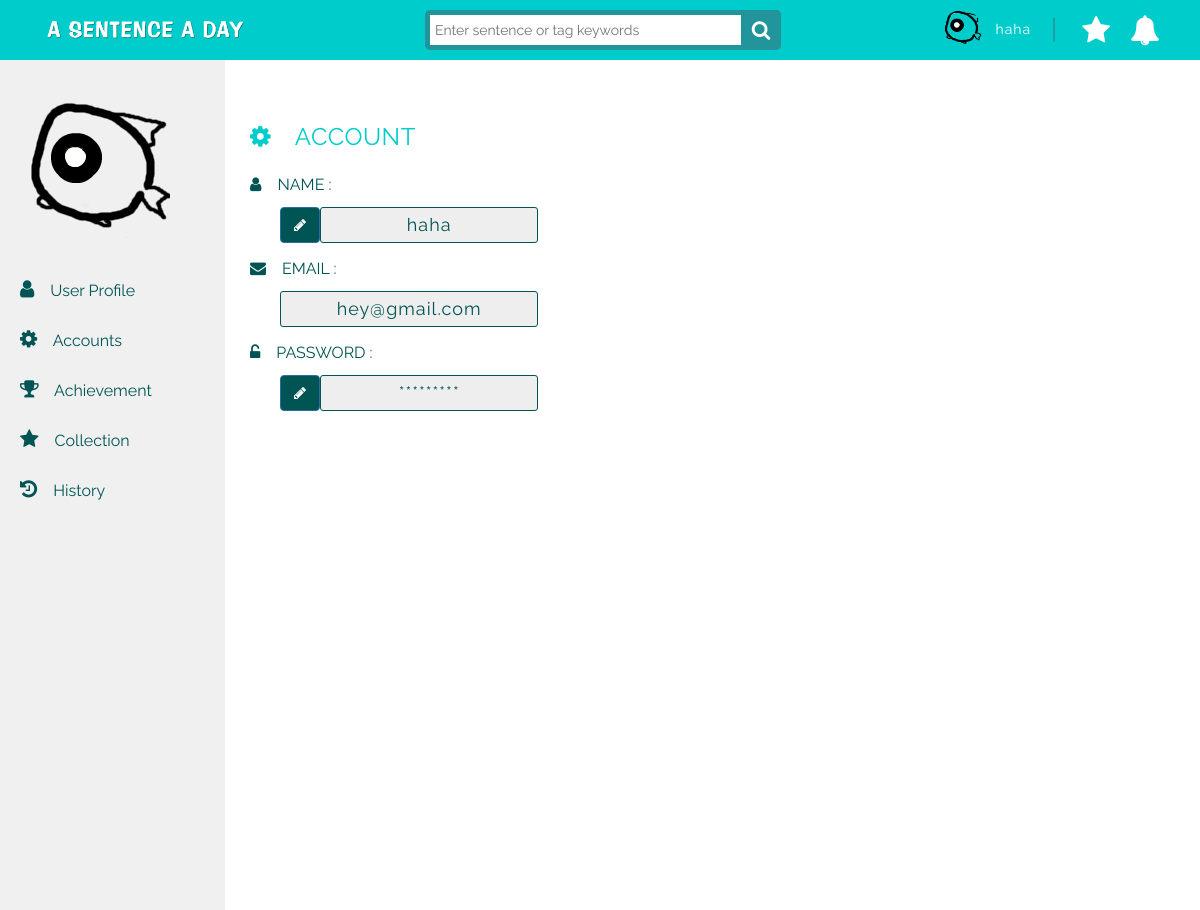
The app's page /user/account/ (signed in), older data.
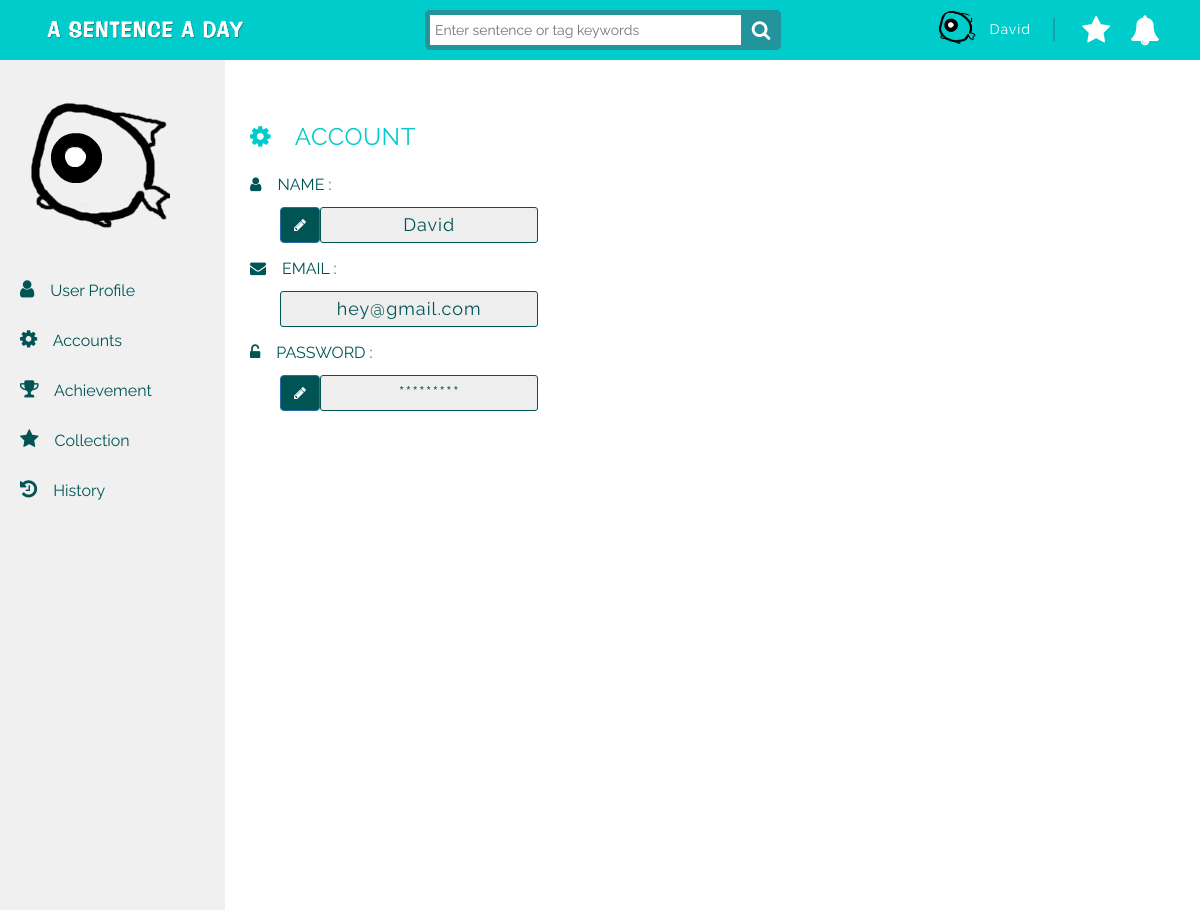
The same page, newer data.
### sentence/models.py (models this page shows)
class User(models.Model):
	UID = models.AutoField(primary_key=True)
	UserName = models.CharField(max_length=50, null=False)
	Email = models.EmailField(max_length=254,unique = True)
	Password = models.CharField(max_length=50, null=False)
	SocialID = models.BigIntegerField(null=True,unique = True)
 	UserIcon = models.ImageField(upload_to='UserIcon_folder',default='/static/images/fish.png')
	NativeLanguage = models.CharField(max_length=50, null=False)

### sentence/views.py (the view)
# urls.py: url(r'^user/account/', views.user_account),
def user_account(request):
    if request.session.get('UID'):
        usermodel = User.objects.get(UID=request.session.get('UID'))
        context = {'username': usermodel,'extend_index': 'sentence/background.html'}
        return render(request, "sentence/user_account.html",context)
    else:
        context = {'extend_index': 'sentence/background.html'}
        return render(request, "sentence/user_account.html",context)

### sentence/templates/sentence/user_account.html (shortened to what this page needs)
{% extends 'sentence/userSidebar.html' %}
{% load staticfiles %}
{% block pagecontent1 %}
<div class="container-fluid">
    <div class="row">
        <div class="col-lg-4">
            <div class="profiletitle account"><i class="fa fa-cog"></i>&emsp;ACCOUNT</div>
            <form role="form" class="profilecontent account">
                <div class="title account"><i class="fa fa-user"></i>&emsp;NAME : </div>
                <div class="modify profile">
                    <a data-toggle="modal" data-target="#nameDialog" data-ref="dialog" data-role="button" class="btn btn-primary" id="pwd"><i class="fa fa-fw fa-pencil"></i></a>
                </div>
                <div class="form-group input-group account">
                    <span class="input-group-addon">
                        {{username.UserName}}
                    </span>
                </div>
                <div class="title account"><i class="fa fa-envelope"></i>&emsp;EMAIL : </div>
                <div class="form-group input-group account">
                    <span class="input-group-addon">{{username.Email}}</span>
                </div>
                <div class="title account"><i class="fa fa-unlock-alt"></i>&emsp;PASSWORD : </div>
                <div class="modify profile">
                    <a data-toggle="modal" data-target="#nameDialog" data-ref="dialog" data-role="button" class="btn btn-primary" id="pwd"><i class="fa fa-fw fa-pencil"></i></a>
                </div>
                <div class="form-group input-group account">
                    <span class="input-group-addon">
                        *********
                    </span>
                </div>
            </form>
        </div>
    </div>
</div>
{% endblock pagecontent1 %}

### sentence/templates/sentence/userSidebar.html
{% extends extend_index %}
{% load staticfiles %}
{% block content1 %}
<div id="wrapper">
    <ul class="nav navbar-nav side-nav sidebar">
        <div class="sidebar-menu">
            <div class="sidebar-icon"><img src="{{username.UserIcon}}"></div>
            <a href="/user/profile"><p><i class="fa fa-user"></i>&emsp;User Profile</p></a>
            <a href="/user/account"><p><i class="fa fa-cog"></i>&emsp;Accounts</p></a>
            <a href="/user/achievement"><p><i class="fa fa-trophy"></i>&emsp;Achievement</p></a>
            <a href="/user/collection"><p><i class="fa fa-star"></i>&emsp;Collection</p></a>
            <a href="/user/history"><p><i class="fa fa-history"></i>&emsp;History</p></a>
        </div>
    </ul>
    <div id="page-wrapper">
    	{% block pagecontent1 %} {% endblock pagecontent1 %}
    </div>
</div>
{% endblock content1 %}

### sentence/templates/sentence/background.html (shortened to what the changed rows need)
{% load staticfiles %}
<!DOCTYPE html>
<html>
<head>
    <link rel="stylesheet" href="https://cdnjs.cloudflare.com/ajax/libs/normalize/5.0.0/normalize.min.css">
    <link rel="stylesheet" href="https://netdna.bootstrapcdn.com/bootstrap/3.3.7/css/bootstrap.min.css">
    <link rel="stylesheet" href="{% static 'icons-fonts/glyphicon-style.css' %}">
    <link href="https://file.myfontastic.com/aR4fpYP5juQuaFcCLbzkFZ/icons.css" rel="stylesheet">
    <link rel="stylesheet" href="https://maxcdn.bootstrapcdn.com/font-awesome/4.7.0/css/font-awesome.min.css">
    <link rel="stylesheet" href="{% static 'css/styles.css' %}">
    <link rel="stylesheet" href="{% static 'css/navbar.css' %}">
    <link rel="stylesheet" href="{% static 'css/textfield.css' %}">
    <link rel="stylesheet" href="{% static 'css/postcard.css' %}">
    <link rel="stylesheet" href="{% static 'css/sentence.css' %}">
    <link rel="stylesheet" href="{% static 'css/userMap.css' %}">
    <link rel="stylesheet" href="{% static 'css/userprofile.css' %}">
    <link href="{% static 'css/jqvmap.css' %}" media="screen" rel="stylesheet" type="text/css">
    <link rel="stylesheet" href="{% static 'css/sb-admin.css' %}">
    <link rel="stylesheet" href="{% static 'css/morris.css' %}">
    <link rel="stylesheet" href="https://code.jquery.com/ui/1.8.10/themes/smoothness/jquery-ui.css" type="text/css">
</head>
<body>
    <div class="header">
        <nav class="navbar-fixed-top" role="navigation">
            <div class="navbar header-1">
                <div class="container">
                    <div class="col-md-3 col-sm-6 col-xs-6 header-mobile-sm">
                        {% if not username %}
                        <div class="header-sm">
                            <span class="before-login">
                                <button type="button" class="btn1 btn-default navbar-btn" id="login-btn" data-toggle="modal">Log In</button>
                            </span>
                            <span class="before-login">
                                <button type="button" class="btn1 btn-default navbar-btn" id="signup-btn" data-toggle="modal">Sign Up</button>
                            </span>
                        </div>
                            <div class="modal fade" id="login-modal" role="dialog">
                                <div class="modal-dialog">
                                    <div id="login-box">
                                        <div class="top" style="padding: 15px;">
                                            <button type="button" class="close" data-dismiss="modal" style="outline: 0;"><i class="fa fa-times"></i></button>
                                        </div>
                                        <div class="left">
                                            <h1>Welcome back!</h1>
                                            <form method = "POST" action = "/login/">
                                              {% csrf_token %}
                                              {{ form.as_p }}
                                                <input type="text" name="email" placeholder="E-mail" required>
                                                <input type="password" name="password" placeholder="Password" required>
                                                <input type="submit" class="loginButton" name="login_submit" value="Log in">
                                            </form>
                                        </div>
                                        <div class="login-right">
                                            <button  class="social-signin facebook facebook-login-btn">Log in with facebook</button>
                                            <button class="social-signin google" id="customBtn-login">Log in with Google</button>
                                        </div>
                                        <div class="login-or">OR</div>
                                        <div class="mobile-login-right">
                                            <span><a href="" class="sm sm-anim1 sm-facebook icon-ao-facebook" target="_blank"></a></span>
                                            <span><a href="" class="sm sm-anim1 sm-googleplus icon-ao-google" target="_blank"></a></span>
                                        </div>
                                    </div>
                                </div>
                            </div>
                            <div class="modal fade" id="signup-modal" role="dialog">
                                <div class="modal-dialog">
                                    <div id="signup-box">
                                        <div class="top" style="padding: 15px;">
                                            <button type="button" class="close" data-dismiss="modal" style="outline: 0;"><i class="fa fa-times"></i></button>
                                        </div>
                                        <div class="left">
                                            <h1>Create an account</h1>
                                            <form name="signupform" method="POST" action="/login/">
                                                {% csrf_token %}
                                                {{ form.as_p }}
                                                <input type="text" name="name" placeholder="Username" required>
                                                <input type="text" name="email" placeholder="E-mail" required>
                                                <input type="password" name="password" placeholder="Password" required>
                                                <input type="password" name="password" placeholder="Retype password" required>
                                                <!-- <div>
                                                    <label class="label language">Choose your native language</label>
                                                    <select class="form-control language" name="language">
                                                        <option>Chinese</option>
                                                        <option>Japanese</option>
                                                        <option>Korean</option>
                                                        <option>Hindi</option>
                                                        <option>Thai</option>
                                                        <option>English</option>
                                                        <option>French</option>
                                                        <option>Spanish</option>
                                                        <option>Portuguese</option>
                                                        <option>German</option>
                                                        <option>Italian</option>
                                                        <option>Swedish</option>
                                                        <option>Russian</option>
                                                    </select>
                                                </div> -->
                                                <input type="submit" class="signupBtn" name="signup_submit" value="Sign me up" />
                                            </form>
                                        </div>
                                        <div class="signup-right">
                                            <button class="signupBtn social-signin facebook facebook-login-btn">Sign up with facebook</button>
                                            <button class="signupBtn social-signin google" id="customBtn-signup">Sign up with Google</button>
                                        </div>
                                        <div class="signup-or">OR</div>
                                        <div class="mobile-signup-right">
                                            <span><a href="" class="sm sm-anim1 sm-facebook icon-ao-facebook" target="_blank"></a></span>
                                            <span><a href="" class="sm sm-anim1 sm-googleplus icon-ao-google" target="_blank"></a></span>
                                        </div>
                                    </div>
                                </div>
                            </div>
                                    <div class="modal fade" id="asklanguage-modal" role="dialog">
                                        <div class="modal-dialog">
                                            <div id="asklanguage-box">
                                                <div class="top" style="padding: 15px;">
                                                    <button type="button" class="close" data-dismiss="modal" style="outline: 0;"><i class="fa fa-times"></i></button>
                                                </div>
                                                <div class="asklanguagebox-content">
                                                    <h2>About you ...</h2>
                                                    <div class="form-group input-group">
                                                          <label>Choose your native language</label>
                                                          <select class="form-control" id="user_language">
                                                                <option>Chinese</option>
                                                                <option>Japanese</option>
                                                                <option>Korean</option>
                                                                <option>Hindi</option>
                                                                <option>Thai</option>
                                                                <option>English</option>
                                                                <option>French</option>
                                                                <option>Spanish</option>
                                                                <option>Portuguese</option>
                                                                <option>German</option>
                                                                <option>Italian</option>
                                                                <option>Swedish</option>
                                                                <option>Russian</option>
                                                            </select>
                                                      </div>
                                                      <input type="submit" class="confirmRegisterBtn" name="signup_submit" value="Sign me up" />
                                                </div>
                                            </div>
                                        </div>
                                    </div>
                        {% else %}
                        <div class="header-sm user">
                            <span class="after-login">
                                  <a href="#" class="dropdown-toggle" data-toggle="dropdown" role="button" aria-expanded="false">
                                  {% if username %}
                                    <img src="{{ username.UserIcon }}" height="40" width="40" id="user-pic">
                                    <span id="user-name"><font color=#fff>{{username.UserName}}</font></span>
                                  {% else %}
                                    <i class="fa fa-user-circle" style="font-size: 30px; color:#FFF" id="user-pic"></i>
                                  {% endif %}
                                  </a>
                            </span>
                        </div>
                        {% endif %}
                    </div>
                </div>
            </div>
        </nav>
    </div>
    <div class="body"> {% block content1 %} {% endblock content1 %} </div>
</body>
</html>

Row changes from the older to the newer data that the page shows:
changed User "hey@gmail.com": UserName "haha" → "David"
